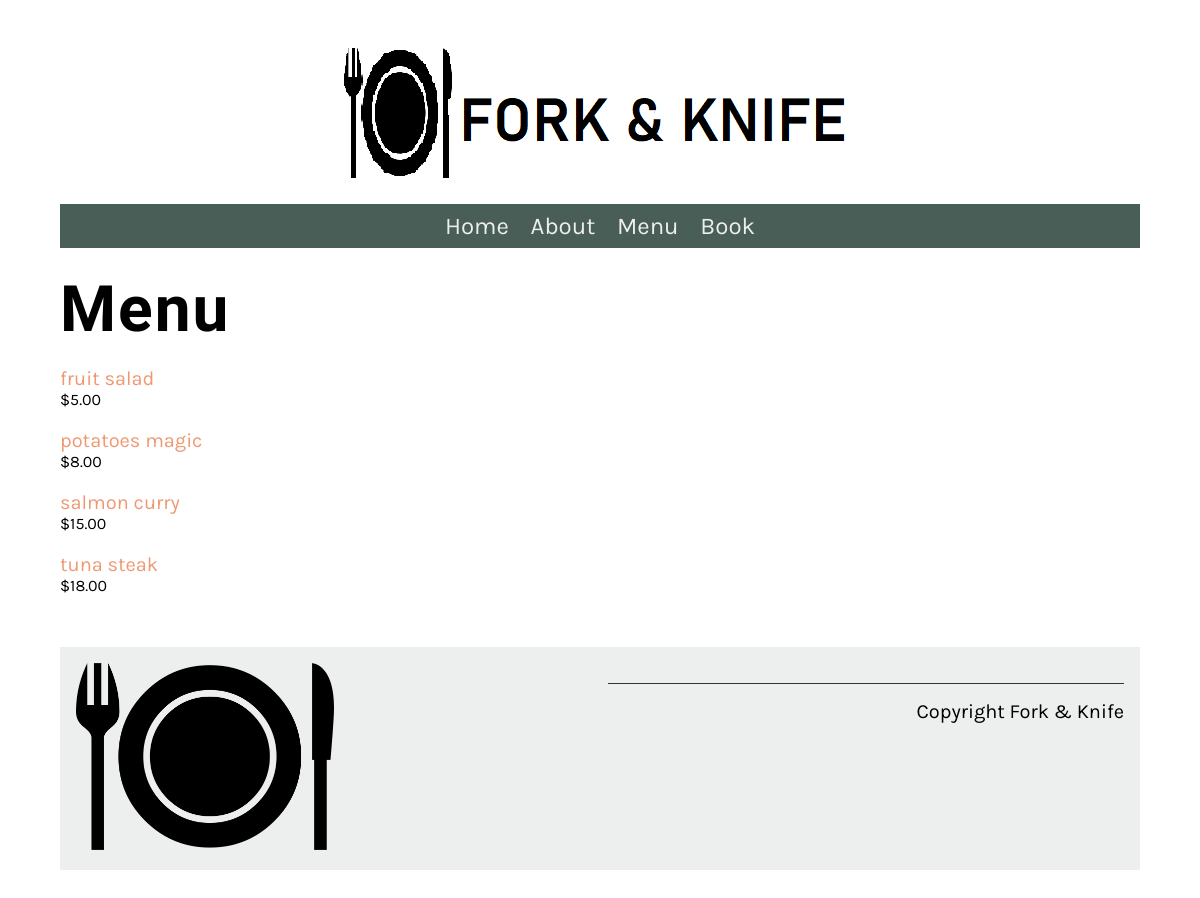
The app's page /menu/ with its own data.
### app_my_restaurant/models.py (models this page shows, shortened)
class Menu(models.Model):
   name = models.CharField(max_length=200)
   price = models.IntegerField()
   description = models.TextField(max_length=1000, default='')

### app_my_restaurant/views.py (the view)
# urls.py: path('menu/', views.menu, name='menu'),
def menu(request: HttpRequest) -> HttpResponse:
    menu_data = Menu.objects.all().order_by('name')
    main_data = {'menu':menu_data}
    return render(request, 'app_my_restaurant/menu.html', main_data)

### app_my_restaurant/templates/app_my_restaurant/menu.html
{% extends 'app_my_restaurant/base.html' %}
{% load static %}
{% block content %}
<h1>Menu</h1>
<div class="column">
    {% for item in menu %}
        <p>
        <a href="{% url 'app_my_restaurant:menu_item' pk=item.pk %}">
            {{ item.name }}
        </a>
        <span class="menu-price">
            ${{item.price}}.00
        </span>
        </p>
    {% empty %}
        <p>Please Add Items to the Menu!</p>
    {% endfor %}
</div>
{% endblock %}

### app_my_restaurant/templates/app_my_restaurant/base.html (shortened to what this page needs)
{% load static %}
<!DOCTYPE html>
<html lang="en">
  <head>
    <link
      rel="preload"
      as="style"
      href="{% static 'app_my_restaurant/css/style.css' %}"
      onload="this.rel = 'stylesheet'"
    />
  </head>
  <body>
    {% include 'app_my_restaurant/partials/_header.html' %}
    <main>{% block content %} {% endblock %}</main>
    {% include 'app_my_restaurant/partials/_footer.html' %}
  </body>
</html>

### app_my_restaurant/templates/app_my_restaurant/partials/_header.html
{% load static %}
<header>
  <img src="{% static 'app_my_restaurant/img/logo.png' %}" />
</header>
<nav>
  <ul>
    <li><a href="{% url 'app_my_restaurant:home' %}">Home</a></li>
    <li><a href="{% url 'app_my_restaurant:about' %}">About</a></li>
    <li><a href="{% url 'app_my_restaurant:menu' %}">Menu</a></li>
    <li><a href="{% url 'app_my_restaurant:book' %}">Book</a></li>
  </ul>
</nav>

### app_my_restaurant/templates/app_my_restaurant/partials/_footer.html
{% load static %}
<footer>
  <article>
        <img src="{% static 'app_my_restaurant/img/logo_footer.png' %}" alt="logo_footer" />
  </article>
  <article>
    <p>Copyright Fork & Knife </p>
  </article>
</footer>

### app_my_restaurant/static/app_my_restaurant/css/style.css (style rules this page uses)
body { font-family: 'Karla', sans-serif; margin-top: 3rem; margin-bottom: 3rem; margin-left: 5%; margin-right: 5%; }
h1, h2, h3, h4, h5, h6 { font-family: 'Markazi Text', serif; letter-spacing: 2px;; }
h1 { font-size: 4rem; margin-top: 1.5rem; margin-bottom: 0; }
p, ul { font-size: 1.25rem;; }
a { color: #EE9972; text-decoration: none; }
header img { display: block; margin-left: auto; margin-right: auto; max-width: 100%; height: auto; }
nav { background-color: #495E57; margin-top: 1rem; margin-bottom: 1rem; margin-bottom: 0px; }
nav ul { list-style: none; font-size: 1.5rem; text-align: center; padding-inline-start: 0rem; margin-bottom: 0px; }
nav ul li { display: inline-block; margin: 0.5rem; }
nav ul a { color: #EDEFEE; text-decoration: none; }
article { flex:1; }
article img { max-width: 100%; }
footer { background-color: #EDEFEE; padding: 1rem; display: flex; gap: 2rem 1rem; }
footer img { max-width: 50%; }
footer p { border-top: #333333; border-style: solid; border-width: 0.1rem; border-bottom: none; border-left: none; border-right: none; text-align: right; padding-top: 1rem;; }
.column { flex-basis: 50%; margin-bottom: 1rem; padding-bottom: 1rem; }
.menu-price { display: block; font-size: 1rem; }

### records on screen
Menu: name "fruit salad", price "5"
Menu: name "potatoes magic", price "8"
Menu: name "salmon curry", price "15"
Menu: name "tuna steak", price "18"
